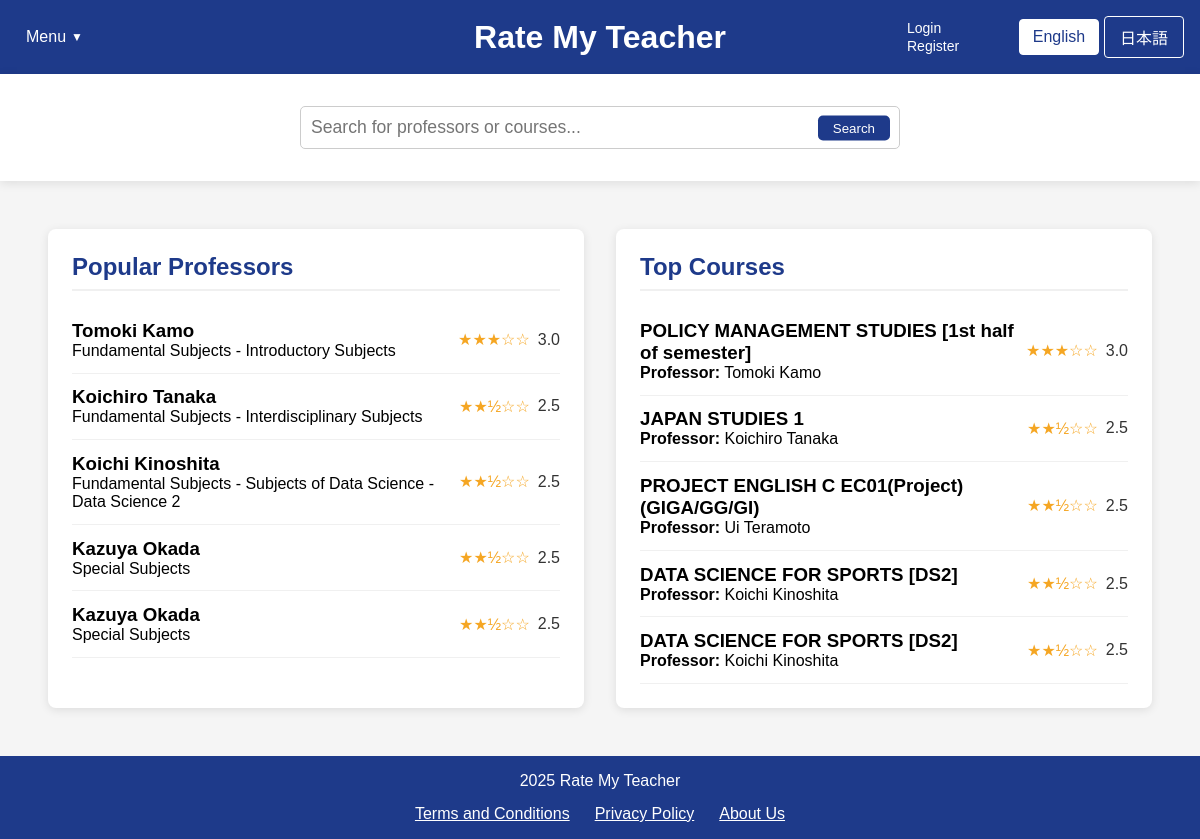
Page /home_dbutil.php on the earlier database version.
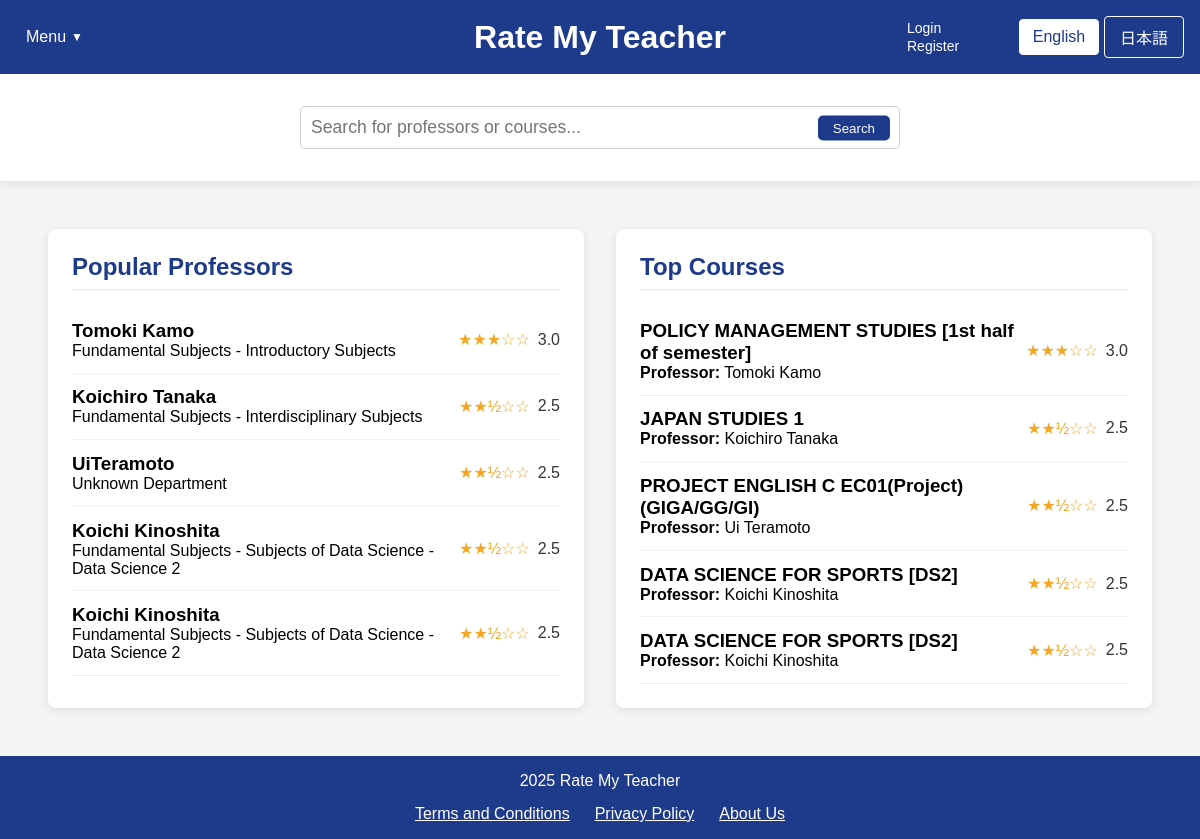
Same page on the later database version.
### tables this page shows
CREATE TABLE professors (
        id INTEGER PRIMARY KEY AUTOINCREMENT,
        name TEXT NOT NULL,
        department TEXT,
        bio TEXT,
        avg_content_quality REAL DEFAULT 0,
        avg_difficulty REAL DEFAULT 0,
        overall_rating REAL DEFAULT 0,
        review_count INTEGER DEFAULT 0
    );

CREATE TABLE courses (
        id INTEGER PRIMARY KEY AUTOINCREMENT,
        name TEXT NOT NULL,
        course_code TEXT,
        description TEXT,
        professor_id INTEGER,
        semester TEXT,
        avg_content_quality REAL DEFAULT 0,
        avg_difficulty REAL DEFAULT 0,
        overall_rating REAL DEFAULT 0,
        review_count INTEGER DEFAULT 0,
        FOREIGN KEY (professor_id) REFERENCES professors(id) ON DELETE SET NULL
    );

### home_dbutil.php (the view, shortened to what the changed rows need)
<?php
$isLoggedIn = isset($_SESSION["loggedin"]) && $_SESSION["loggedin"] === true;
require_once 'config.php';
function getTopProfessors($limit = 5) {
    global $conn;
    $professors = [];
    try {
        $ratingCount = 0;
        $ratingCheckResult = $conn->query("SELECT COUNT(*) as count FROM ratings");
        if ($ratingCheckResult) {
            $ratingCountRow = $ratingCheckResult->fetchArray(SQLITE3_ASSOC);
            $ratingCount = $ratingCountRow['count'];
        }
        if ($ratingCount > 0) {
            $hasProfRatingColumns = false;
            $columnsResult = $conn->query("PRAGMA table_info(professors)");
            while ($col = $columnsResult->fetchArray(SQLITE3_ASSOC)) {
                if ($col['name'] === 'avg_content_quality' || $col['name'] === 'overall_rating') {
                    $hasProfRatingColumns = true;
                    break;
                }
            }
            if ($hasProfRatingColumns) {
                $stmt = $conn->prepare("
                    SELECT id, name, department,
                           COALESCE(overall_rating, (avg_content_quality + avg_difficulty) / 2) as avg_rating,
                           COALESCE(avg_content_quality, 0) as avg_content_quality,
                           COALESCE(avg_difficulty, 0) as avg_difficulty,
                           COALESCE(review_count, 0) as review_count
                    FROM professors
                    WHERE COALESCE(review_count, 0) > 0
                    ORDER BY avg_rating DESC, review_count DESC
                    LIMIT :limit
                ");
            }
            $stmt->bindValue(':limit', $limit, SQLITE3_INTEGER);
            $result = $stmt->execute();
            while ($row = $result->fetchArray(SQLITE3_ASSOC)) {
                if (isset($row['avg_rating']) && $row['avg_rating'] !== null) {
                    $row['avg_rating'] = number_format((float)$row['avg_rating'], 1);
                } else {
                    $row['avg_rating'] = "N/A";
                }
                $professors[] = $row;
            }
        }
    } catch (Exception $e) {
        error_log("Error fetching top professors: " . $e->getMessage());
    }
    return $professors;
}
function getTopCourses($limit = 5) {
    global $conn;
    $courses = [];
    try {
        $ratingCount = 0;
        $ratingCheckResult = $conn->query("SELECT COUNT(*) as count FROM ratings");
        if ($ratingCheckResult) {
            $ratingCountRow = $ratingCheckResult->fetchArray(SQLITE3_ASSOC);
            $ratingCount = $ratingCountRow['count'];
        }
        if ($ratingCount > 0) {
            $hasCourseRatingColumns = false;
            $columnsResult = $conn->query("PRAGMA table_info(courses)");
            while ($col = $columnsResult->fetchArray(SQLITE3_ASSOC)) {
                if ($col['name'] === 'avg_content_quality') {
                    $hasCourseRatingColumns = true;
                    break;
                }
            }
            if ($hasCourseRatingColumns) {
                $stmt = $conn->prepare("
                    SELECT c.id, c.name as course_name, c.course_code,
                        COALESCE(c.avg_content_quality, 0) as avg_content_quality,
                        COALESCE(c.avg_difficulty, 0) as avg_difficulty,
                        (COALESCE(c.avg_content_quality, 0) + (5 - COALESCE(c.avg_difficulty, 0))) / 2 as avg_rating,
                        COALESCE(c.review_count, 0) as review_count,
                        p.name as professor_name
                    FROM courses c
                    LEFT JOIN professors p ON c.professor_id = p.id
                    WHERE COALESCE(c.review_count, 0) > 0
                    ORDER BY avg_rating DESC, review_count DESC
                    LIMIT :limit
                ");
            }
            $stmt->bindValue(':limit', $limit, SQLITE3_INTEGER);
            $result = $stmt->execute();
            while ($row = $result->fetchArray(SQLITE3_ASSOC)) {
                if (isset($row['avg_rating']) && $row['avg_rating'] !== null) {
                    $row['avg_rating'] = number_format((float)$row['avg_rating'], 1);
                } else {
                    $row['avg_rating'] = "N/A";
                }
                $courses[] = $row;
            }
        }
    } catch (Exception $e) {
        error_log("Error fetching top courses: " . $e->getMessage());
    }
    return $courses;
}
$topProfessors = getTopProfessors(5);
$topCourses = getTopCourses(5);
?>
<!DOCTYPE html>
<html lang="en">
<head>
    <link rel="stylesheet" href="css/style.css">
</head>
<body>
    <div class="container">
        <header>
                    <?php
                    $currentLang = isset($_COOKIE['language']) && $_COOKIE['language'] == 'ja' ? 'ja' : 'en';
                    ?>
            <div class="header-center">
                <div class="logo">
                    <h1><a href="home.php" style="color: white; text-decoration: none;"><?php echo $currentLang == 'ja' ? 'Rate My Teacher' : 'Rate My Teacher'; ?></a></h1>
                </div>
            </div>
        </header>
        <main style="flex: 1; display: flex; padding: 2rem;">
            <div id="popular-professors" class="content-box" style="flex: 1; background-color: white; margin: 1rem; padding: 1.5rem; border-radius: 8px; box-shadow: 0 2px 10px rgba(0,0,0,0.1);">
                <h2><?php echo $currentLang == 'ja' ? '人気の教授' : 'Popular Professors'; ?></h2>
                <div class="professor-list">
                    <?php foreach ($topProfessors as $professor): ?>
                    <a href="professor_page_template.php?name=<?php echo urlencode($professor['english_name']); ?>&lang=<?php echo $currentLang; ?>" style="text-decoration: none; color: inherit;">
                        <div class="professor-item" data-id="<?php echo $isLoggedIn ? $professor['id'] : 'login-required'; ?>">
                            <div>
                                <h3><?php echo htmlspecialchars($professor['name']); ?></h3>
                                <p><?php echo htmlspecialchars($professor['department'] ?? 'Unknown Department'); ?></p>
                            </div>
                            <div class="rating">
                                <?php
                                if ($professor['avg_rating'] !== 'N/A' && $professor['avg_rating'] > 0) {
                                    $fullStars = floor($professor['avg_rating']);
                                    $hasHalfStar = $professor['avg_rating'] - $fullStars >= 0.5;
                                    echo str_repeat('★', $fullStars);
                                    echo $hasHalfStar ? '½' : '';
                                    echo str_repeat('☆', 5 - $fullStars - ($hasHalfStar ? 1 : 0));
                                    echo ' <span>' . $professor['avg_rating'] . '</span>';
                                } else {
                                    echo '☆☆☆☆☆ <span>No ratings</span>';
                                }
                                ?>
                            </div>
                        </div>
                    </a>
                    <?php endforeach; ?>
                </div>
            </div>
            <div id="top-courses" class="content-box" style="flex: 1; background-color: white; margin: 1rem; padding: 1.5rem; border-radius: 8px; box-shadow: 0 2px 10px rgba(0,0,0,0.1);">
                <h2><?php echo $currentLang == 'ja' ? '人気のコース' : 'Top Courses'; ?></h2>
                <div class="course-list">
                    <?php foreach ($topCourses as $course): ?>
                    <a href="course.php?course=<?php echo urlencode($course['english_course_name']); ?>&professor=<?php echo urlencode($course['professor_name'] ?? ''); ?>&lang=<?php echo $currentLang;?>" style="text-decoration: none; color: inherit;">
                        <div class="course-item" data-id="<?php echo $isLoggedIn ? $course['id'] : 'login-required'; ?>">
                            <div>
                                <h3><?php echo htmlspecialchars($course['course_name'] ?? $course['name']); ?></h3>
                                <p><strong>Professor:</strong> <?php echo htmlspecialchars($course['professor_name'] ?? 'Unknown Professor'); ?></p>
                            </div>
                            <div class="rating">
                                <?php
                                if ($course['avg_rating'] !== 'N/A' && $course['avg_rating'] > 0) {
                                    $fullStars = floor($course['avg_rating']);
                                    $hasHalfStar = $course['avg_rating'] - $fullStars >= 0.5;
                                    echo str_repeat('★', $fullStars);
                                    echo $hasHalfStar ? '½' : '';
                                    echo str_repeat('☆', 5 - $fullStars - ($hasHalfStar ? 1 : 0));
                                    echo ' <span>' . $course['avg_rating'] . '</span>';
                                } else {
                                    echo '☆☆☆☆☆ <span>No ratings</span>';
                                }
                                ?>
                            </div>
                        </div>
                    </a>
                    <?php endforeach; ?>
                </div>
            </div>
        </main>
    </div>
</body>
</html>

Differences in the rows shown:
no longer on this page (row unchanged): professors: name "Kazuya Okada", department "Special Subjects", fullStars "★★", shows "½", hasHalfStar "☆☆", avg_rating "2.5"
now on this page (row edited): professors: name "UiTeramoto", department "Unknown Department", fullStars "★★", shows "½", hasHalfStar "☆☆", avg_rating "2.5"
now on one of the page's lists (row unchanged): professors: name "Koichi Kinoshita", department "Fundamental Subjects - Subjects of Data Science - Data Science 2"
